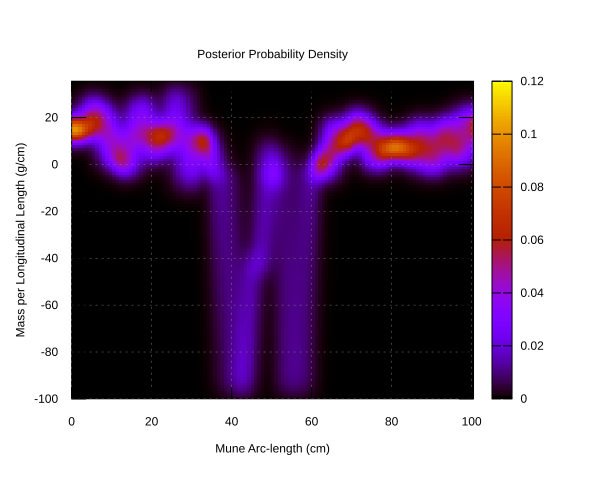

The gnuplot source for this figure:
set pm3d map
set xrange [0.0:100.473414986059]
set xlabel "Mune Arc-length (cm)"
set yrange [-99.94705969628427:35.491178671461604]
set ylabel "Mass per Longitudinal Length (g/cm)"
set title "Posterior Probability Density"
set grid
set terminal svg
set output "/Users/gvn/Documents/Entrolution/Development/BayKen/src/main/results/Pony/99aa5100ef15cb8f9e2357c7a9633a1cd4d8edf5cdc08b4647f9d179/517cf6dc3fab503ac64ea0d6b2abc5d1d9b8fca85b05e2fd0f005df2/results/posterior_samples__mass_per_length.svg"
splot "/Users/gvn/Documents/Entrolution/Development/BayKen/src/main/results/Pony/99aa5100ef15cb8f9e2357c7a9633a1cd4d8edf5cdc08b4647f9d179/517cf6dc3fab503ac64ea0d6b2abc5d1d9b8fca85b05e2fd0f005df2/results/posterior_samples__mass_per_length.dat" notitle
